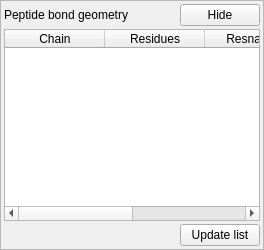
                  <widget class="QFrame" name="_validate_pep_main_frame">
                   <property name="frameShape">
                    <enum>QFrame::StyledPanel</enum>
                   </property>
                   <property name="frameShadow">
                    <enum>QFrame::Raised</enum>
                   </property>
                   <layout class="QVBoxLayout" name="verticalLayout_16">
                    <property name="spacing">
                     <number>3</number>
                    </property>
                    <property name="leftMargin">
                     <number>3</number>
                    </property>
                    <property name="topMargin">
                     <number>3</number>
                    </property>
                    <property name="rightMargin">
                     <number>3</number>
                    </property>
                    <property name="bottomMargin">
                     <number>3</number>
                    </property>
                    <item>
                     <layout class="QHBoxLayout" name="horizontalLayout_27">
                      <item>
                       <widget class="QLabel" name="label_27">
                        <property name="text">
                         <string>Peptide bond geometry</string>
                        </property>
                       </widget>
                      </item>
                      <item>
                       <spacer name="horizontalSpacer_13">
                        <property name="orientation">
                         <enum>Qt::Horizontal</enum>
                        </property>
                        <property name="sizeHint" stdset="0">
                         <size>
                          <width>40</width>
                          <height>20</height>
                         </size>
                        </property>
                       </spacer>
                      </item>
                      <item>
                       <widget class="QPushButton" name="_validate_pep_hide_button">
                        <property name="text">
                         <string>Hide</string>
                        </property>
                       </widget>
                      </item>
                     </layout>
                    </item>
                    <item>
                     <widget class="QTableWidget" name="_validate_pep_iffy_table">
                      <column>
                       <property name="text">
                        <string>Chain</string>
                       </property>
                      </column>
                      <column>
                       <property name="text">
                        <string>Residues</string>
                       </property>
                      </column>
                      <column>
                       <property name="text">
                        <string>Resnames</string>
                       </property>
                      </column>
                      <column>
                       <property name="text">
                        <string>Conformation</string>
                       </property>
                      </column>
                     </widget>
                    </item>
                    <item>
                     <layout class="QHBoxLayout" name="horizontalLayout_28">
                      <item>
                       <spacer name="horizontalSpacer_14">
                        <property name="orientation">
                         <enum>Qt::Horizontal</enum>
                        </property>
                        <property name="sizeHint" stdset="0">
                         <size>
                          <width>40</width>
                          <height>20</height>
                         </size>
                        </property>
                       </spacer>
                      </item>
                      <item>
                       <widget class="QPushButton" name="_validate_pep_update_button">
                        <property name="text">
                         <string>Update list</string>
                        </property>
                       </widget>
                      </item>
                     </layout>
                    </item>
                   </layout>
                  </widget>
